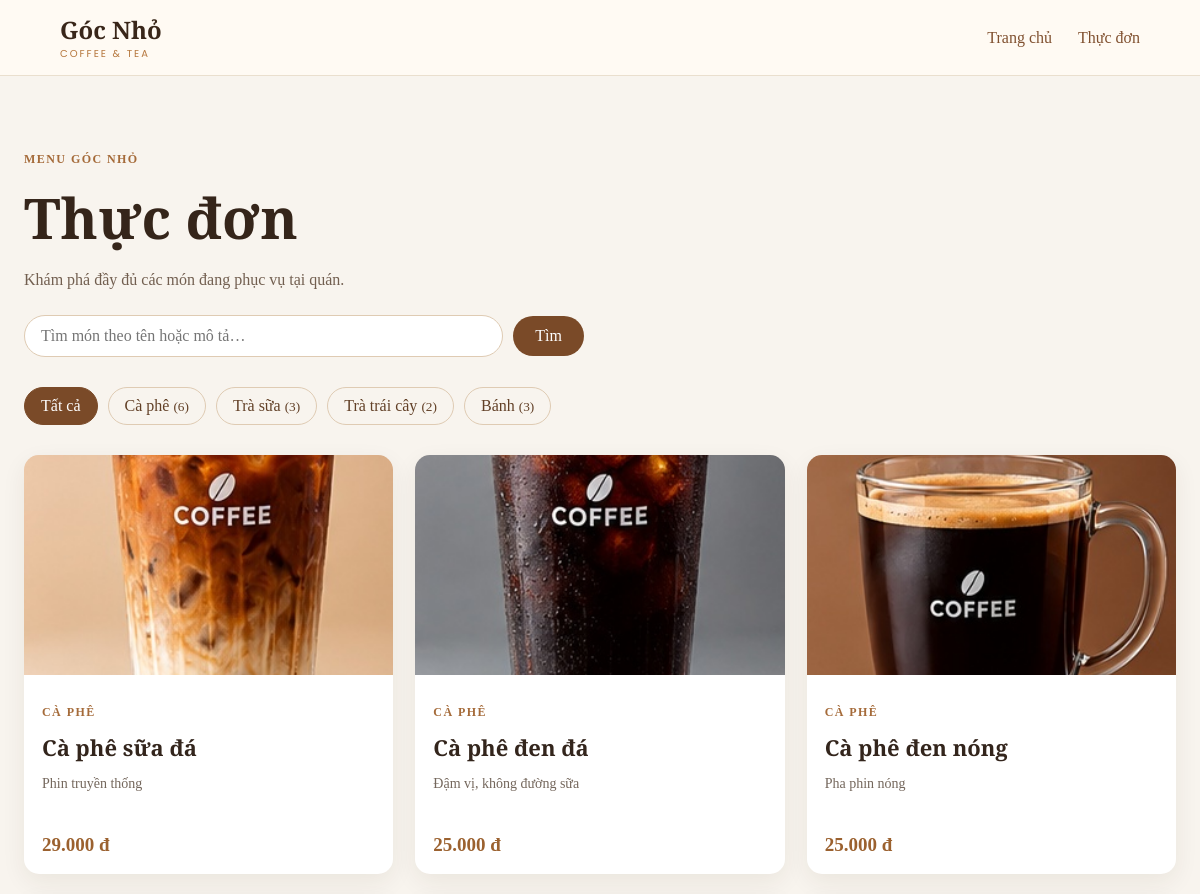
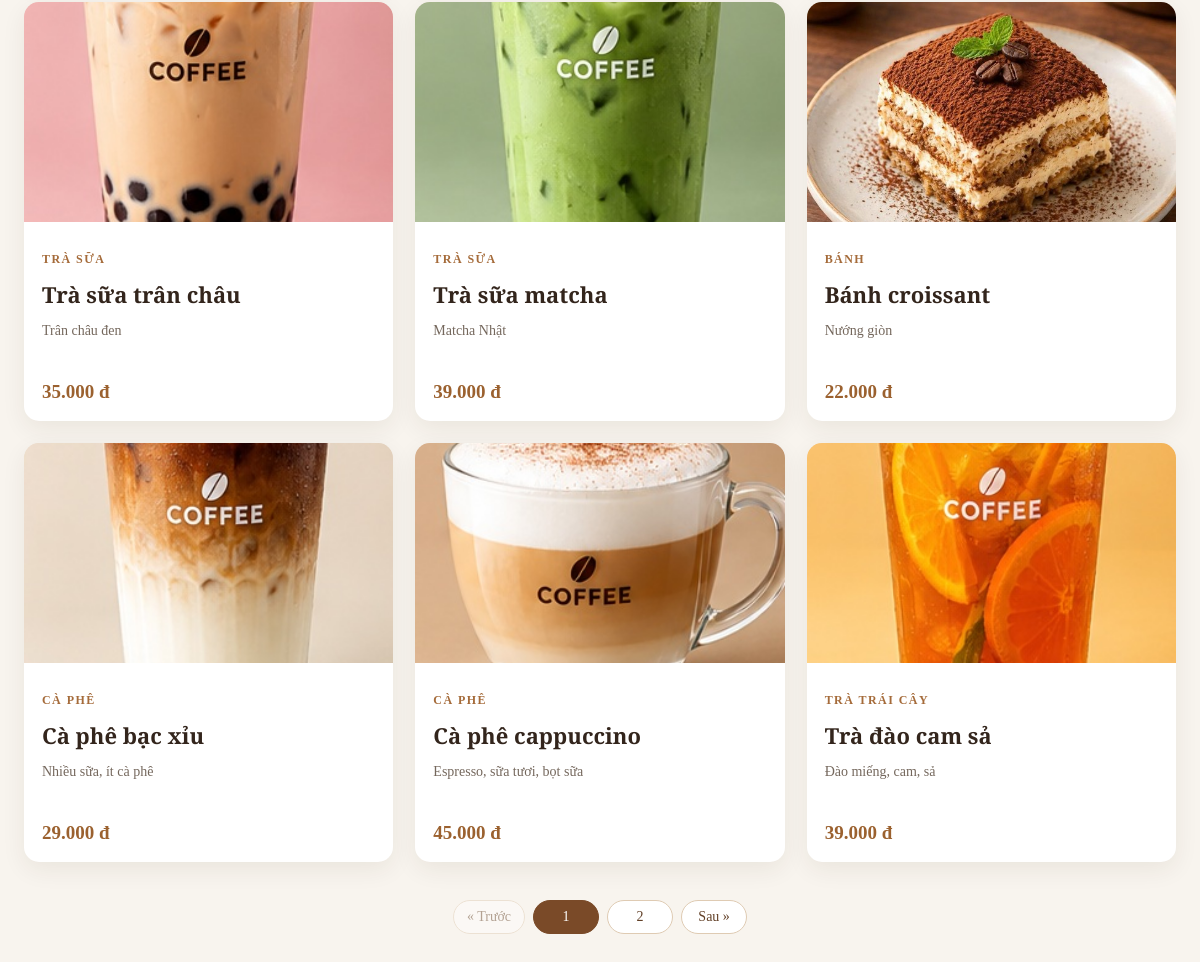
The app's page /index.php?page=menu with its own data (2 pictures, top to bottom).
### tables this page shows
CREATE TABLE IF NOT EXISTS categories (
  category_id INT UNSIGNED AUTO_INCREMENT PRIMARY KEY,
  category_name VARCHAR(100) NOT NULL UNIQUE,
  has_options TINYINT(1) NOT NULL DEFAULT 1
);

CREATE TABLE IF NOT EXISTS menu_items (
  item_id INT UNSIGNED AUTO_INCREMENT PRIMARY KEY,
  category_id INT UNSIGNED NOT NULL,
  item_name VARCHAR(150) NOT NULL,
  description VARCHAR(255) NULL,
  price INT UNSIGNED NOT NULL,
  image MEDIUMTEXT NULL,
  is_hidden TINYINT(1) NOT NULL DEFAULT 0,
  is_sold_out TINYINT(1) NOT NULL DEFAULT 0,
  stock INT UNSIGNED NOT NULL DEFAULT 0,
  min_stock INT UNSIGNED NOT NULL DEFAULT 10,
  UNIQUE KEY uq_cat_name (category_id, item_name),
  FOREIGN KEY (category_id) REFERENCES categories(category_id)
);

### index.php (called while the page is built, shortened)
<?php
$routes = array(
    'home' => 'home/index.php',
    'public-menu' => 'public-menu/index.php',
    'menu' => 'menu/index.php',
    'menu-detail' => 'menu-detail/index.php',
    'tables' => 'tables/index.php',
    'schedule' => 'schedule/index.php',
    'ops' => 'ops/index.php',
    'orders' => 'orders/index.php',
    'cashshift' => 'cashshift/index.php',
    'kitchen' => 'kitchen/index.php',
);
$page = $_GET['page'] ?? null;
if (!is_string($page) || !isset($routes[$page])) {
    http_response_code(404);
    $page = '404';
    $file = __DIR__ . '/pages/404/index.php';
} else {
    $file = __DIR__ . '/pages/' . $routes[$page];
}
$action = dirname($file) . '/action.php';
if (is_file($action)) {
    require $action;
}
require __DIR__ . '/layouts/public/header.php';
require $file;
require __DIR__ . '/layouts/public/footer.php';

### helpers/common.php (called while the page is built, shortened)
<?php
function e($value)
{
    return htmlspecialchars((string) $value, ENT_QUOTES, 'UTF-8');
}
function get_all_settings($refresh = false)
{
    static $settings = null;
    if ($settings !== null && !$refresh) {
        return $settings;
    }
    $settings = array();
    try {
        $rows = db()->fetchAll('SELECT setting_key, setting_value FROM site_settings');
        foreach ($rows as $r) {
            $settings[$r['setting_key']] = $r['setting_value'];
        }
    } catch (\Throwable $e) {
    }
    return $settings;
}
function setting($key, $default = '')
{
    $all = get_all_settings();
    return isset($all[$key]) && $all[$key] !== '' && $all[$key] !== null ? $all[$key] : $default;
}
function brand_name()
{
    return setting('brand_name', 'Góc Nhỏ');
}
function brand_subtitle()
{
    return setting('brand_subtitle', 'Coffee & Tea');
}
function brand_full()
{
    return trim(brand_name() . ' ' . brand_subtitle());
}
function menu_item_image($item)
{
    if (!empty($item['image'])) {
        return $item['image'];
    }
    $nameMap = array(
        'Cà phê sữa đá' => 'assets/images/menu/01-ca-phe-sua-da.jpg',
        'Cà phê đen đá' => 'assets/images/menu/02-ca-phe-den-da.jpg',
        'Cà phê đen nóng' => 'assets/images/menu/03-ca-phe-den-nong.jpg',
        'Cà phê bạc xỉu' => 'assets/images/menu/04-ca-phe-bac-xiu.jpg',
        'Cà phê cappuccino' => 'assets/images/menu/05-ca-phe-cappuccino.jpg',
        'Trà sữa trân châu' => 'assets/images/menu/06-tra-sua-tran-chau.jpg',
        'Trà sữa matcha' => 'assets/images/menu/07-tra-sua-matcha.jpg',
        'Trà đào cam sả' => 'assets/images/menu/08-tra-dao-cam-sa.jpg',
        'Trà vải hoa hồng' => 'assets/images/menu/09-tra-vai-hoa-hong.jpg',
        'Bánh tiramisu' => 'assets/images/menu/10-banh-tiramisu.jpg',
        'Bánh croissant' => 'assets/images/menu/10-banh-tiramisu.jpg',
    );
    $name = trim($item['item_name'] ?? '');
    if (isset($nameMap[$name])) {
        return $nameMap[$name];
    }
    return 'assets/images/images.jpg';
}

### config/database.php (called while the page is built, shortened)
<?php
$env = function ($key, $default) {
    $value = getenv($key);
    return $value === false ? $default : $value;
};
$appEnvironment = strtolower((string) $env('APP_ENV', 'local'));
$dbUser = $env('DB_USER', 'root');
$dbPassword = $env('DB_PASSWORD', '');
return array(
    'host'     => $env('DB_HOST', '127.0.0.1'),
    'port'     => (int) $env('DB_PORT', '3306'),
    'database' => $env('DB_NAME', 'coffee_shop'),
    'username' => $dbUser,
    'password' => $dbPassword,
    'charset'  => 'utf8mb4',
);

### helpers/database.php (called while the page is built)
<?php
function db()
{
    static $database = null;
    if ($database === null) {
        $config = require __DIR__ . '/../config/database.php';
        $database = new Database($config);
    }
    return $database;
}

### classes/Database.php (called while the page is built, shortened)
<?php
class Database
{
    private $connection;
    public function __construct($config)
    {
        $this->connection = new mysqli(
            $config['host'], $config['username'], $config['password'],
            $config['database'], $config['port']
        );
        $this->connection->set_charset($config['charset']);
    }
    public function run($sql, $params = array())
    {
        $stmt = $this->connection->prepare($sql);
        if ($params) {
            $types = '';
            foreach ($params as $p) { $types .= is_int($p) ? 'i' : 's'; }
            $stmt->bind_param($types, ...$params);
        }
        $stmt->execute();
        return $stmt;
    }
    public function fetchAll($sql, $params = array())
    {
        return $this->run($sql, $params)->get_result()->fetch_all(MYSQLI_ASSOC);
    }
    public function fetchOne($sql, $params = array())
    {
        $row = $this->run($sql, $params)->get_result()->fetch_assoc();
        return $row ?: null;
    }
}

### pages/menu/action.php (called while the page is built, shortened)
<?php
require_once __DIR__ . '/../../functions.php';
$menuSearch = request_search('q');
$menuPerPage = 9;
$selectedCategory = filter_input(INPUT_GET, 'category', FILTER_VALIDATE_INT);
if ($selectedCategory === false || $selectedCategory === null || $selectedCategory < 0) {
    $selectedCategory = 0;
}
try {
    $menuCategories = array_values(array_filter(public_menu_category_summary(), function ($c) {
        return (int) $c['item_count'] > 0;
    }));
    $menuPager = paginate(public_menu_count($selectedCategory, $menuSearch), request_page('p'), $menuPerPage);
    $menuItems = public_menu_items($selectedCategory, $menuSearch, $menuPager['perPage'], $menuPager['offset']);
} catch (Throwable $e) {
}
$title = 'Thực đơn | ' . brand_full();

### pages/menu/index.php (the view, shortened to what this page needs)
<header class="catalog-header">
    <a href="index.php?page=home" class="catalog-brand"><?= e(brand_name()) ?> <span><?= e(brand_subtitle()) ?></span></a>
    <nav><a href="index.php?page=home">Trang chủ</a><a href="index.php?page=menu">Thực đơn</a></nav>
</header>
<main class="catalog-main">
    <p class="catalog-eyebrow">MENU <?= e(mb_strtoupper(brand_name(), "UTF-8")) ?></p>
    <h1>Thực đơn</h1>
    <p class="catalog-intro">Khám phá đầy đủ các món đang phục vụ tại quán.</p>
    <form class="catalog-search" method="get" action="index.php" role="search">
        <input type="search" id="catalogSearch" name="q" value="<?= e($menuSearch) ?>" placeholder="Tìm món theo tên hoặc mô tả…" maxlength="100">
        <button type="submit">Tìm</button>
    </form>
    <?php $keepQ = $menuSearch !== '' ? '&amp;q=' . rawurlencode($menuSearch) : ''; ?>
    <nav class="catalog-filters" aria-label="Lọc theo danh mục">
        <a class="<?= $selectedCategory === 0 ? 'active' : '' ?>" href="index.php?page=menu<?= $keepQ ?>">Tất cả</a>
        <?php foreach ($menuCategories as $category): ?>
            <a class="<?= $selectedCategory === (int) $category['category_id'] ? 'active' : '' ?>"
               href="index.php?page=menu&amp;category=<?= (int) $category['category_id'] ?><?= $keepQ ?>"><?= e($category['category_name']) ?> <small>(<?= (int) $category['item_count'] ?>)</small></a>
        <?php endforeach; ?>
    </nav>
    <?php if ($menuItems): ?>
        <div class="catalog-grid">
            <?php foreach ($menuItems as $item): ?>
                <article class="catalog-card">
                    <a href="index.php?page=menu-detail&amp;id=<?= (int) $item['item_id'] ?>" class="catalog-image-link">
                        <img src="<?= e(menu_item_image($item)) ?>" alt="<?= e($item['item_name']) ?>" loading="lazy">
                    </a>
                    <div class="catalog-card-body">
                        <p class="catalog-category"><?= e($item['category_name']) ?></p>
                        <h2><a href="index.php?page=menu-detail&amp;id=<?= (int) $item['item_id'] ?>"><?= e($item['item_name']) ?></a></h2>
                        <p><?= e($item['description'] ?? '') ?></p>
                        <strong><?= e(number_format((int) $item['price'], 0, ',', '.')) ?> đ</strong>
                    </div>
                </article>
            <?php endforeach; ?>
        </div>
    <?php else: ?>
        <p class="catalog-empty"><?= $menuSearch !== '' ? 'Không có món nào khớp với “' . e($menuSearch) . '”.' : 'Danh mục này hiện chưa có món.' ?></p>
    <?php endif; ?>
    <?php
    $pagerQuery = array('page' => 'menu');
    echo render_pagination($menuPager['page'], $menuPager['pages'], $pagerQuery);
    ?>
</main>

### assets/css/style.css (style rules this page uses)
html, body { height: 100%; margin: 0; overflow: hidden; }
body { display: flex; }

### assets/css/public-catalog.css (style rules this page uses)
.public-catalog-page { min-height:100vh;background:#f8f4ee;color:#33251c }
.catalog-header { height:76px;padding:0 max(5vw,24px);display:flex;align-items:center;justify-content:space-between;border-bottom:1px solid #eadfce;background:#fffaf3 }
.catalog-brand { font-family:'Playfair Display',serif;font-size:24px;font-weight:700;color:#392619;text-decoration:none }
.catalog-brand span { display:block;font:10px Poppins,sans-serif;letter-spacing:.2em;text-transform:uppercase;color:#b5763c }
.catalog-header nav { display:flex;gap:26px }
.catalog-header nav a,.catalog-eyebrow a { color:#80502f;text-decoration:none }
.catalog-main { max-width:1160px;margin:0 auto;padding:64px 24px 90px }
.catalog-eyebrow,.catalog-category { color:#a56b3a;font-size:12px;font-weight:600;letter-spacing:.12em;text-transform:uppercase }
.catalog-main h1 { margin:8px 0;font:700 clamp(36px,5vw,56px) 'Playfair Display',serif;color:#35251a }
.catalog-intro { color:#725f50 }
.catalog-filters { display:flex;flex-wrap:wrap;gap:10px;margin:30px 0 }
.catalog-filters a,.catalog-back { display:inline-block;border:1px solid #dfcbb3;border-radius:999px;padding:9px 16px;color:#624027;text-decoration:none }
.catalog-filters a.active,.catalog-back { background:#7a4a28;color:#fff;border-color:#7a4a28 }
.catalog-grid { display:grid;grid-template-columns:repeat(3,minmax(0,1fr));gap:22px }
.catalog-card { overflow:hidden;border-radius:15px;background:#fff;box-shadow:0 8px 24px #38240f12 }
.catalog-image-link { display:block;height:220px;background:#eee4d8 }
.catalog-card img { width:100%;height:100%;object-fit:cover }
.catalog-card-body { padding:18px }
.catalog-card-body h2 { margin:4px 0 8px;font:600 22px 'Playfair Display',serif }
.catalog-card-body h2 a { color:#33251c;text-decoration:none }
.catalog-card-body>p:not(.catalog-category) { min-height:44px;color:#74675c;font-size:14px }
.catalog-card-body strong,.catalog-detail strong { font-size:19px;color:#9b612f }
.public-catalog-page { display:block;width:100%;min-height:100vh }
.catalog-header { box-sizing:border-box;width:100% }
.public-catalog-page { height:auto;overflow-x:hidden;overflow-y:auto }
html.marketing-document { height:auto;min-height:100%;overflow-x:hidden;overflow-y:auto }
.public-catalog-page { overflow:visible }
.catalog-search { display:flex;flex-wrap:wrap;gap:10px;align-items:center;margin:26px 0 0;max-width:560px }
.catalog-search input[type=search] { flex:1 1 240px;min-width:0;padding:11px 16px;border:1px solid #dfcbb3;border-radius:999px;background:#fff;color:#33251c;font:inherit }
.catalog-search button { padding:11px 22px;border:0;border-radius:999px;background:#7a4a28;color:#fff;font:inherit;cursor:pointer }

### records on screen
categories: category_name "Cà phê", item_count "6"
categories: category_name "Trà sữa", item_count "3"
categories: category_name "Trà trái cây", item_count "2"
categories: category_name "Bánh", item_count "3"
menu_items: image (picture), category.category_name "CÀ PHÊ", item_name "Cà phê sữa đá", description "Phin truyền thống", price "29.000"
menu_items: image (picture), category.category_name "CÀ PHÊ", item_name "Cà phê đen đá", description "Đậm vị, không đường sữa", price "25.000"
menu_items: image (picture), category.category_name "CÀ PHÊ", item_name "Cà phê đen nóng", description "Pha phin nóng", price "25.000"
menu_items: image (picture), category.category_name "TRÀ SỮA", item_name "Trà sữa trân châu", description "Trân châu đen", price "35.000"
menu_items: image (picture), category.category_name "TRÀ SỮA", item_name "Trà sữa matcha", description "Matcha Nhật", price "39.000"
menu_items: shows a picture, category.category_name "BÁNH", item_name "Bánh croissant", description "Nướng giòn", price "22.000"
menu_items: image (picture), category.category_name "CÀ PHÊ", item_name "Cà phê bạc xỉu", description "Nhiều sữa, ít cà phê", price "29.000"
menu_items: image (picture), category.category_name "CÀ PHÊ", item_name "Cà phê cappuccino", description "Espresso, sữa tươi, bọt sữa", price "45.000"
menu_items: image (picture), category.category_name "TRÀ TRÁI CÂY", item_name "Trà đào cam sả", description "Đào miếng, cam, sả", price "39.000"

### other values on screen
brand_name() "Góc Nhỏ"
brand_subtitle() "COFFEE & TEA"
mb_strtoupper(brand_name(), "UTF-8") "GÓC NHỎ"
$n "1"
$n "2"
